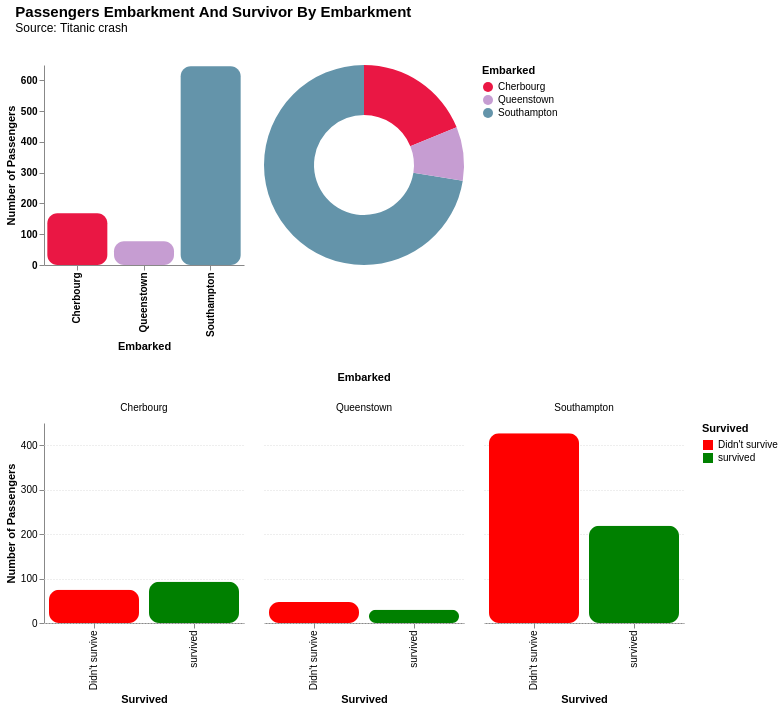

Source (notebook cell):
### Code cell
graph.categorical_grouped_chart(
    EMBARKED,
    TARGET_NAME,
    colors=EMBARKED_COLORS,
    target_colors=SURVIVED_COLORS,
    title=title,
    subtitle=SUBTITLE,
)

### Figure 1 — Vega-Lite specification as saved in the notebook (floating-point values rounded to 4 significant figures; data arrays with more than 128 entries replaced by an {"elided": "..."} marker saying what was removed)
{"config": {"view": {"continuousWidth": 300, "continuousHeight": 300, "stroke": null}}, "vconcat": [{"hconcat": [{"layer": [{"mark": {"type": "bar", "cornerRadius": 10}, "encoding": {"color": {"field": "Embarked", "legend": {"orient": "right"}, "scale": {"range": ["#6494AA", "#C69DD2", "#EA1744"], "reverse": true}, "type": "nominal"}, "tooltip": [{"field": "Embarked", "title": "Embarked", "type": "nominal"}, {"aggregate": "count", "title": "Number of Passengers", "type": "quantitative"}], "x": {"axis": {"grid": false, "labelFontWeight": "bold"}, "field": "Embarked", "title": "Embarked", "type": "nominal"}, "y": {"aggregate": "count", "axis": {"grid": false, "labelFontWeight": "bold"}, "title": "Number of Passengers", "type": "quantitative"}}, "title": {"text": "", "fontSize": 18, "subtitle": "", "subtitleFontSize": 12}}, {"mark": {"type": "text", "align": "center", "baseline": "bottom", "color": "white", "dy": -5, "fontSize": 12, "fontWeight": "bold"}, "encoding": {"text": {"aggregate": "count", "type": "quantitative"}, "x": {"field": "Embarked", "type": "nominal"}, "y": {"aggregate": "count", "type": "quantitative"}}}], "data": {"name": "data-9d64146618e33eb9e58b6076cafa4a56"}, "height": 200, "width": 200}, {"data": {"name": "data-dd1f7e3086e45767b5855e071f3bd5e0"}, "mark": {"type": "arc", "innerRadius": 50}, "encoding": {"color": {"field": "Embarked", "type": "nominal"}, "theta": {"field": "count", "type": "quantitative"}, "tooltip": [{"field": "Embarked", "type": "nominal"}, {"field": "count", "format": ".2f", "title": "Percentage (%)", "type": "quantitative"}]}, "height": 200, "width": 200}]}, {"data": {"name": "data-9c2caf6eec722bd6df30e031ceb9d0af"}, "mark": {"type": "bar", "cornerRadius": 10}, "encoding": {"color": {"field": "Survived", "legend": {"orient": "right"}, "scale": {"range": ["green", "red"], "reverse": true}, "type": "nominal"}, "column": {"field": "Embarked", "type": "nominal"}, "tooltip": [{"field": "Survived", "title": "Survived", "type": "nominal"}, {"field": "count", "title": "Number of Passengers", "type": "quantitative"}, {"field": "percent", "format": ".2f", "title": "Percentage (%)", "type": "quantitative"}], "x": {"field": "Survived", "title": "Survived", "type": "nominal"}, "y": {"axis": {"grid": true, "gridDash": [1, 2]}, "field": "count", "title": "Number of Passengers", "type": "quantitative"}}, "height": 200, "title": {"text": "", "fontSize": 18, "subtitle": "", "subtitleFontSize": 12}, "width": 200}], "resolve": {"scale": {"color": "independent"}}, "title": {"text": "Passengers Embarkment And Survivor By Embarkment", "dx": 10, "dy": -10, "fontSize": 15, "subtitle": "Source: Titanic crash"}, "$schema": "https://vega.github.io/schema/vega-lite/v5.20.1.json", "datasets": {"data-9d64146618e33eb9e58b6076cafa4a56": {"elided": "891 records"}, "data-dd1f7e3086e45767b5855e071f3bd5e0": [{"Embarked": "Southampton", "count": 72.5}, {"Embarked": "Cherbourg", "count": 18.86}, {"Embarked": "Queenstown", "count": 8.64}], "data-9c2caf6eec722bd6df30e031ceb9d0af": [{"Embarked": "Cherbourg", "Survived": "survived", "count": 93, "percent": 10.44}, {"Embarked": "Cherbourg", "Survived": "Didn't survive", "count": 75, "percent": 8.42}, {"Embarked": "Queenstown", "Survived": "Didn't survive", "count": 47, "percent": 5.27}, {"Embarked": "Queenstown", "Survived": "survived", "count": 30, "percent": 3.37}, {"Embarked": "Southampton", "Survived": "Didn't survive", "count": 427, "percent": 47.92}, {"Embarked": "Southampton", "Survived": "survived", "count": 219, "percent": 24.58}]}}
